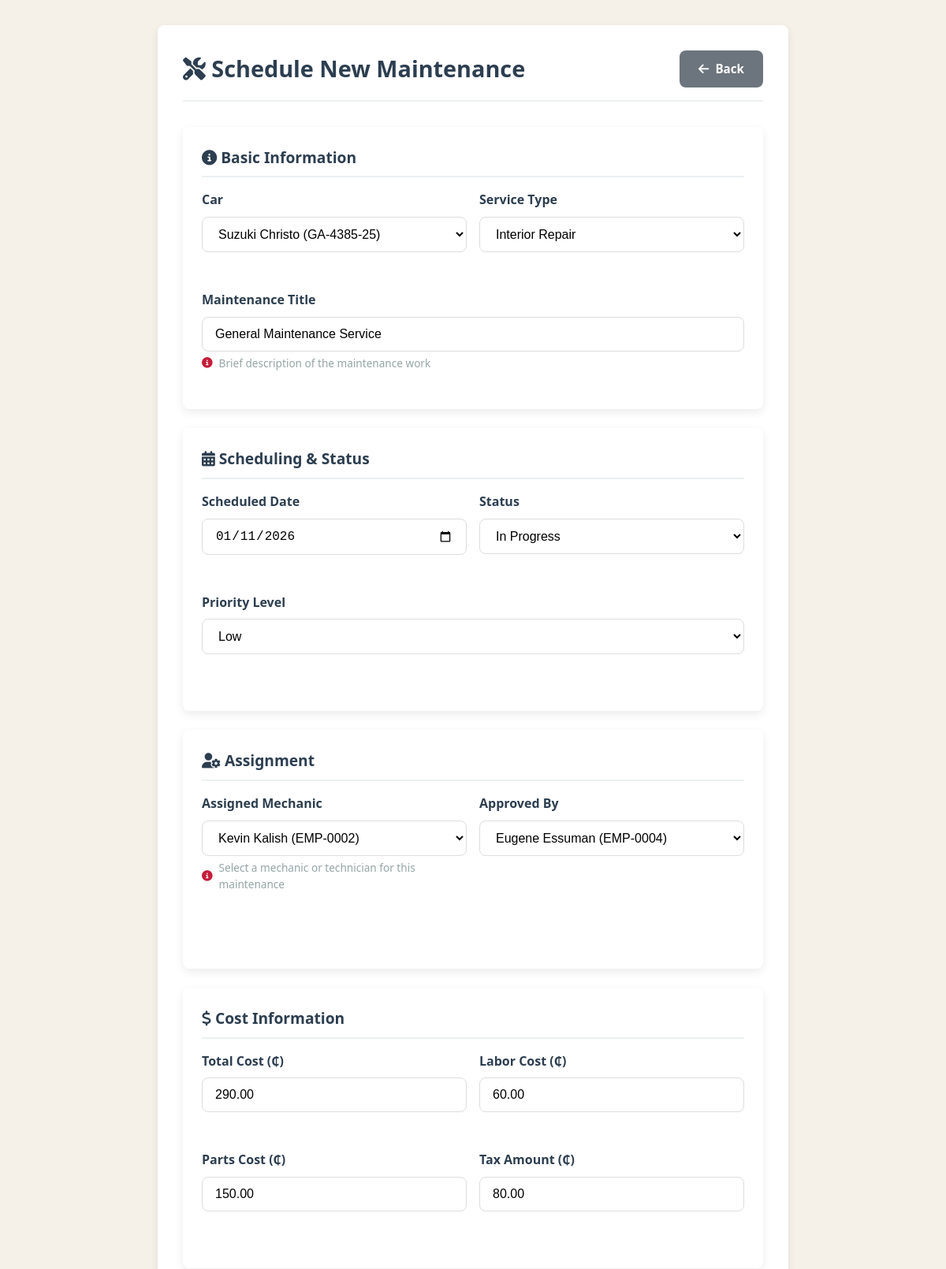
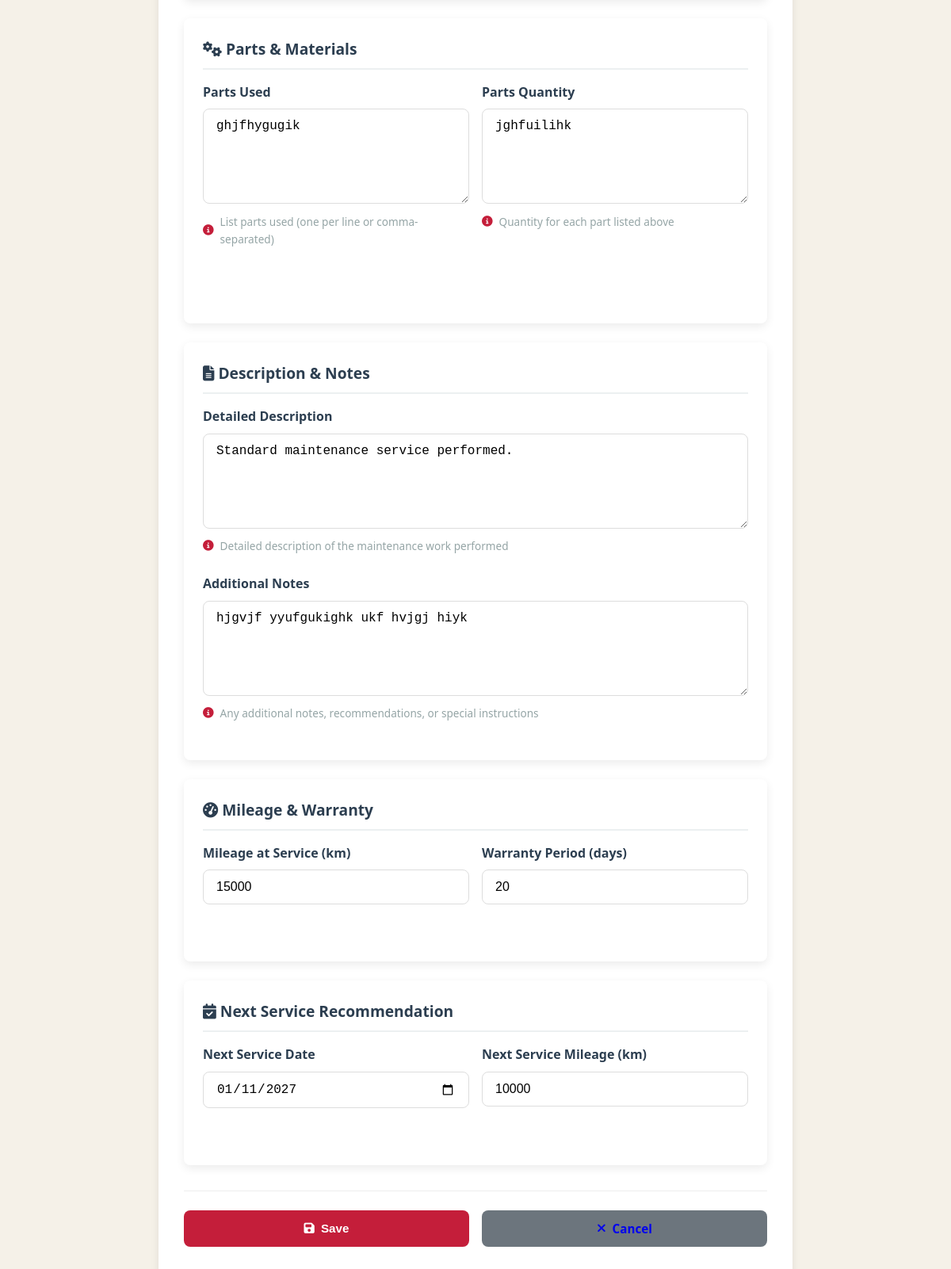
Screenshot of /maintenances/2/edit/ (signed in) with the database file from the repository (2 pictures, top to bottom).
### d_autos_app/models.py (models this page shows, shortened)
class Maintenance(models.Model):
    STATUS_SCHEDULED = 'scheduled'
    STATUS_IN_PROGRESS = 'in_progress'
    STATUS_COMPLETED = 'completed'
    STATUS_CANCELLED = 'cancelled'
    STATUS_CHOICES = [
        (STATUS_SCHEDULED, 'Scheduled'),
        (STATUS_IN_PROGRESS, 'In Progress'),
        (STATUS_COMPLETED, 'Completed'),
        (STATUS_CANCELLED, 'Cancelled'),
    ]
    PRIORITY_LOW = 'low'
    PRIORITY_MEDIUM = 'medium'
    PRIORITY_HIGH = 'high'
    PRIORITY_CRITICAL = 'critical'
    PRIORITY_CHOICES = [
        (PRIORITY_LOW, 'Low'),
        (PRIORITY_MEDIUM, 'Medium'),
        (PRIORITY_HIGH, 'High'),
        (PRIORITY_CRITICAL, 'Critical'),
    ]
    TYPE_OIL_CHANGE = 'oil_change'
    TYPE_TIRE_ROTATION = 'tire_rotation'
    TYPE_BRAKE_SERVICE = 'brake_service'
    TYPE_ENGINE_TUNE = 'engine_tune'
    TYPE_TRANSMISSION = 'transmission'
    TYPE_SUSPENSION = 'suspension'
    TYPE_ELECTRICAL = 'electrical'
    TYPE_AIR_CONDITIONING = 'air_conditioning'
    TYPE_GENERAL_SERVICE = 'general_service'
    TYPE_BODY_REPAIR = 'body_repair'
    TYPE_GLASS_REPLACEMENT = 'glass_replacement'
    TYPE_INTERIOR = 'interior'
    TYPE_EXTERIOR = 'exterior'
    MAINTENANCE_TYPE_CHOICES = [
        (TYPE_OIL_CHANGE, 'Oil Change'),
        (TYPE_TIRE_ROTATION, 'Tire Rotation'),
        (TYPE_BRAKE_SERVICE, 'Brake Service'),
        (TYPE_ENGINE_TUNE, 'Engine Tune-up'),
        (TYPE_TRANSMISSION, 'Transmission Service'),
        (TYPE_SUSPENSION, 'Suspension Repair'),
        (TYPE_ELECTRICAL, 'Electrical System'),
        (TYPE_AIR_CONDITIONING, 'Air Conditioning'),
        (TYPE_GENERAL_SERVICE, 'General Service'),
        (TYPE_BODY_REPAIR, 'Body Repair'),
        (TYPE_GLASS_REPLACEMENT, 'Glass Replacement'),
        (TYPE_INTERIOR, 'Interior Repair'),
        (TYPE_EXTERIOR, 'Exterior Repair'),
    ]
    car = models.ForeignKey(
        Car,
        on_delete=models.CASCADE,
        related_name='maintenances',
        verbose_name='Car'
    )
    employee = models.ForeignKey(
        'Employee',
        on_delete=models.SET_NULL,
        null=True,
        blank=True,
        related_name='maintenances',
        verbose_name='Assigned Mechanic',
        limit_choices_to={'role__in': ['mechanic', 'manager', 'technician']}  # Only mechanics can be assigned
    )
    scheduled_date = models.DateField(
        verbose_name='Scheduled Date',
        help_text='Date when maintenance is scheduled to start',
        default=date.today
    )
    completed_date = models.DateField(
        null=True,
        blank=True,
        verbose_name='Completed Date',
        help_text='Date when maintenance was actually completed'
    )
    next_service_date = models.DateField(
        null=True,
        blank=True,
        verbose_name='Next Service Date',
        help_text='Recommended date for next service'
    )
    next_service_mileage = models.IntegerField(
        null=True,
        blank=True,
        verbose_name='Next Service Mileage',
        help_text='Recommended mileage for next service'
    )
    service_type = models.CharField(
        max_length=50,
        choices=MAINTENANCE_TYPE_CHOICES,
        verbose_name='Maintenance Type',
        help_text='Type of maintenance/service performed',
        default=TYPE_GENERAL_SERVICE
    )
    title = models.CharField(
        max_length=200,
        verbose_name='Maintenance Title',
        help_text='Short description of the maintenance',
        default='General Maintenance Service'
    )
    status = models.CharField(
        max_length=20,
        choices=STATUS_CHOICES,
        default=STATUS_SCHEDULED,
        verbose_name='Status',
        help_text='Current status of the maintenance'
    )
    priority = models.CharField(
        max_length=20,
        choices=PRIORITY_CHOICES,
        default=PRIORITY_MEDIUM,
        verbose_name='Priority',
        help_text='Priority level of the maintenance'
    )
    cost = models.DecimalField(
        max_digits=10,
        decimal_places=2,
        verbose_name='Total Cost',
        help_text='Total cost of maintenance in Ghana Cedis (₵)',
        default=0.00
    )
    labor_cost = models.DecimalField(
        max_digits=10,
        decimal_places=2,
        null=True,
        blank=True,
        verbose_name='Labor Cost',
        help_text='Cost of labor only',
        default=0.00
    )
    parts_cost = models.DecimalField(
        max_digits=10,
        decimal_places=2,
        null=True,
        blank=True,
        verbose_name='Parts Cost',
        help_text='Cost of parts/materials only',
        default=0.00
    )
    tax_amount = models.DecimalField(
        max_digits=10,
        decimal_places=2,
        null=True,
        blank=True,
        verbose_name='Tax Amount',
        help_text='Tax amount included in total',
        default=0.00
    )
    parts_used = models.TextField(
        blank=True,
        verbose_name='Parts Used',
        help_text='List of parts and materials used (comma-separated or one per line)',
        default=''
    )
    parts_quantity = models.TextField(
        blank=True,
        verbose_name='Parts Quantity',
        help_text='Quantity of each part used',
        default=''
    )
    description = models.TextField(
        verbose_name='Detailed Description',
        help_text='Detailed description of the maintenance work performed',
        default='Standard maintenance service performed.'
    )
    notes = models.TextField(
        blank=True,
        verbose_name='Additional Notes',
        help_text='Any additional notes, recommendations, or special instructions',
        default=''
    )
    mileage_at_service = models.IntegerField(
        verbose_name='Mileage at Service',
        help_text='Car mileage when maintenance was performed (in km)',
        default=0
    )
    warranty_period = models.IntegerField(
        null=True,
        blank=True,
        verbose_name='Warranty Period (days)',
        help_text='Warranty period for this service in days',
        default=30
    )
    warranty_expiry_date = models.DateField(
        null=True,
        blank=True,
        verbose_name='Warranty Expiry Date',
        help_text='Date when warranty for this service expires'
    )
    approved_by = models.ForeignKey(
        'Employee',
        on_delete=models.SET_NULL,
        null=True,
        blank=True,
        related_name='approved_maintenances',
        verbose_name='Approved By',
        limit_choices_to={'role__in': ['manager', 'supervisor']}
    )
    approval_date = models.DateField(
        null=True,
        blank=True,
        verbose_name='Approval Date'
    )
    created_at = models.DateTimeField(auto_now_add=True)
    updated_at = models.DateTimeField(auto_now=True)
    class Meta:
        verbose_name = 'Maintenance Record'
        verbose_name_plural = 'Maintenance Records'
        ordering = ['-scheduled_date', 'priority']
        indexes = [
            models.Index(fields=['status', 'priority']),
            models.Index(fields=['car', 'scheduled_date']),
            models.Index(fields=['employee', 'status']),
        ]

class Employee(models.Model):
    ROLE_MANAGER = 'manager'
    ROLE_SALES_AGENT = 'sales_agent'
    ROLE_MECHANIC = 'mechanic'
    ROLE_ADMIN = 'admin'
    ROLE_CHOICES = [
        (ROLE_MANAGER, 'Manager'),
        (ROLE_SALES_AGENT, 'Sales Agent'),
        (ROLE_MECHANIC, 'Mechanic'),
        (ROLE_ADMIN, 'Administrator'),
    ]
    user = models.OneToOneField(
        User,
        on_delete=models.CASCADE,
        related_name='employee_profile',
        verbose_name='User Account'
    )
    employee_id = models.CharField(
        max_length=20,
        unique=True,
        verbose_name='Employee ID'
    )
    role = models.CharField(
        max_length=20,
        choices=ROLE_CHOICES,
        verbose_name='Role'
    )
    department = models.CharField(
        max_length=100,
        blank=True,
        verbose_name='Department'
    )
    hire_date = models.DateField(verbose_name='Hire Date')
    salary = models.DecimalField(
        max_digits=10,
        decimal_places=2,
        verbose_name='Salary'
    )
    address = models.TextField(blank=True, verbose_name='Address')
    emergency_contact = models.CharField(
        max_length=100,
        blank=True,
        verbose_name='Emergency Contact'
    )
    emergency_phone = models.CharField(
        max_length=15,
        blank=True,
        verbose_name='Emergency Phone'
    )
    class Meta:
        verbose_name = 'Employee'
        verbose_name_plural = 'Employees'
        ordering = ['employee_id']
    def __str__(self):
        return f"{self.user.full_name} ({self.employee_id})"

### d_autos_app/views.py (the view)
# urls.py: path('maintenances/<int:pk>/edit/', views.maintenance_update, name='maintenance_edit'),
@login_required
def maintenance_update(request, pk):
    maintenance = get_object_or_404(Maintenance, pk=pk)
    form = MaintenanceForm(request.POST or None, instance=maintenance)
    if form.is_valid():
        form.save()
        messages.success(request, 'Maintenance updated successfully!')
        return redirect('dashboard')
    return render(request, 'd_autos_app/maintenance_form.html', {'form': form})

### templates/d_autos_app/maintenance_form.html (shortened to what this page needs)
{% extends 'base_form.html' %}
{% load static %}
{% block form_title %}
    <i class="fas fa-tools"></i>
    {% if object %}Edit Maintenance - {{ object.title }}{% else %}Schedule New Maintenance{% endif %}
{% endblock %}
{% block back_url %}{% url 'dashboard' %}{% endblock %}
{% block cancel_url %}{% url 'dashboard' %}{% endblock %}
{% block form_content %}
<div class="form-section">
    <h3><i class="fas fa-info-circle"></i> Basic Information</h3>
    <div class="form-row">
        <div class="form-group half">
            <label for="{{ form.car.id_for_label }}">Car</label>
            {{ form.car }}
        </div>
        <div class="form-group half">
            <label for="{{ form.service_type.id_for_label }}">Service Type</label>
            {{ form.service_type }}
        </div>
    </div>
    <div class="form-group">
        <label for="{{ form.title.id_for_label }}">Maintenance Title</label>
        {{ form.title }}
        <div class="help-text">
            <i class="fas fa-info-circle"></i>
            Brief description of the maintenance work
        </div>
    </div>
</div>
<div class="form-section">
    <h3><i class="fas fa-calendar-alt"></i> Scheduling & Status</h3>
    <div class="form-row">
        <div class="form-group half">
            <label for="{{ form.scheduled_date.id_for_label }}">Scheduled Date</label>
            {{ form.scheduled_date }}
        </div>
        <div class="form-group half">
            <label for="{{ form.status.id_for_label }}">Status</label>
            {{ form.status }}
        </div>
    </div>
    <div class="form-row">
        <div class="form-group half">
            <label for="{{ form.priority.id_for_label }}">Priority Level</label>
            {{ form.priority }}
        </div>
    </div>
</div>
<div class="form-section">
    <h3><i class="fas fa-user-cog"></i> Assignment</h3>
    <div class="form-row">
        <div class="form-group half">
            <label for="{{ form.employee.id_for_label }}">Assigned Mechanic</label>
            {{ form.employee }}
            <div class="help-text">
                <i class="fas fa-info-circle"></i>
                Select a mechanic or technician for this maintenance
            </div>
        </div>
        {% if form.approved_by %}
        <div class="form-group half">
            <label for="{{ form.approved_by.id_for_label }}">Approved By</label>
            {{ form.approved_by }}
        </div>
        {% endif %}
    </div>
</div>
<div class="form-section">
    <h3><i class="fas fa-dollar-sign"></i> Cost Information</h3>
    <div class="form-row">
        <div class="form-group half">
            <label for="{{ form.cost.id_for_label }}">Total Cost (₵)</label>
            {{ form.cost }}
        </div>
        <div class="form-group half">
            <label for="{{ form.labor_cost.id_for_label }}">Labor Cost (₵)</label>
            {{ form.labor_cost }}
        </div>
    </div>
    <div class="form-row">
        <div class="form-group half">
            <label for="{{ form.parts_cost.id_for_label }}">Parts Cost (₵)</label>
            {{ form.parts_cost }}
        </div>
        <div class="form-group half">
            <label for="{{ form.tax_amount.id_for_label }}">Tax Amount (₵)</label>
            {{ form.tax_amount }}
        </div>
    </div>
</div>
<div class="form-section">
    <h3><i class="fas fa-cogs"></i> Parts & Materials</h3>
    <div class="form-row">
        <div class="form-group half">
            <label for="{{ form.parts_used.id_for_label }}">Parts Used</label>
            {{ form.parts_used }}
            <div class="help-text">
                <i class="fas fa-info-circle"></i>
                List parts used (one per line or comma-separated)
            </div>
        </div>
        <div class="form-group half">
            <label for="{{ form.parts_quantity.id_for_label }}">Parts Quantity</label>
            {{ form.parts_quantity }}
            <div class="help-text">
                <i class="fas fa-info-circle"></i>
                Quantity for each part listed above
            </div>
        </div>
    </div>
</div>
<div class="form-section">
    <h3><i class="fas fa-file-alt"></i> Description & Notes</h3>
    <div class="form-group">
        <label for="{{ form.description.id_for_label }}">Detailed Description</label>
        {{ form.description }}
        <div class="help-text">
            <i class="fas fa-info-circle"></i>
            Detailed description of the maintenance work performed
        </div>
    </div>
    <div class="form-group">
        <label for="{{ form.notes.id_for_label }}">Additional Notes</label>
        {{ form.notes }}
        <div class="help-text">
            <i class="fas fa-info-circle"></i>
            Any additional notes, recommendations, or special instructions
        </div>
    </div>
</div>
<div class="form-section">
    <h3><i class="fas fa-tachometer-alt"></i> Mileage & Warranty</h3>
    <div class="form-row">
        <div class="form-group half">
            <label for="{{ form.mileage_at_service.id_for_label }}">Mileage at Service (km)</label>
            {{ form.mileage_at_service }}
        </div>
        <div class="form-group half">
            <label for="{{ form.warranty_period.id_for_label }}">Warranty Period (days)</label>
            {{ form.warranty_period }}
        </div>
    </div>
</div>
<div class="form-section">
    <h3><i class="fas fa-calendar-check"></i> Next Service Recommendation</h3>
    <div class="form-row">
        <div class="form-group half">
            <label for="{{ form.next_service_date.id_for_label }}">Next Service Date</label>
            {{ form.next_service_date }}
        </div>
        <div class="form-group half">
            <label for="{{ form.next_service_mileage.id_for_label }}">Next Service Mileage (km)</label>
            {{ form.next_service_mileage }}
        </div>
    </div>
</div>
{% endblock %}

### rows the page displays
Maintenance: car "Suzuki Christo (GA-4385-25)", service_type "Interior Repair", title "General Maintenance Service", scheduled_date "01/11/2026", status "In Progress", priority "Low", approved_by "Eugene Essuman (EMP-0004)", cost "290.00", labor_cost "60.00", parts_cost "150.00", tax_amount "80.00", parts_used "ghjfhygugik", parts_quantity "jghfuilihk", description "Standard maintenance service performed.", notes "hjgvjf yyufgukighk ukf hvjgj hiyk", mileage_at_service "15000", warranty_period "20", next_service_date "01/11/2027", next_service_mileage "10000"
Employee: employee "Kevin Kalish (EMP-0002)"
